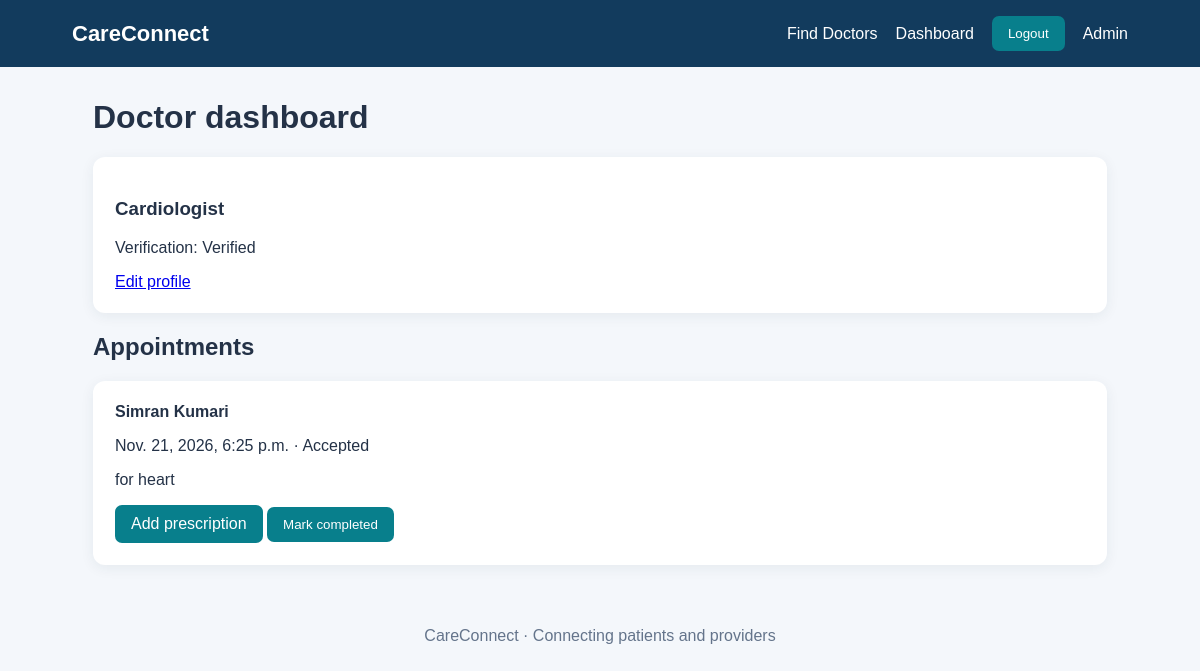
The app's page /dashboard/ (signed in) with its own data.
### clinic/models.py (models this page shows, shortened)
class DoctorProfile(models.Model):
    user = models.OneToOneField(settings.AUTH_USER_MODEL, on_delete=models.CASCADE, related_name="doctor_profile")
    specialization = models.CharField(max_length=100)
    qualification = models.CharField(max_length=150, blank=True)
    experience_years = models.PositiveIntegerField(default=0)
    clinic_name = models.CharField(max_length=150, blank=True)
    address = models.TextField(blank=True)
    consultation_fee = models.DecimalField(max_digits=8, decimal_places=2, default=0)
    bio = models.TextField(blank=True)
    is_verified = models.BooleanField(default=False)
    is_available = models.BooleanField(default=True)

class Appointment(models.Model):
    STATUS_CHOICES = [
        ("pending", "Pending"), ("accepted", "Accepted"),
        ("completed", "Completed"), ("cancelled", "Cancelled"),
    ]
    patient = models.ForeignKey(settings.AUTH_USER_MODEL, on_delete=models.CASCADE, related_name="patient_appointments")
    doctor = models.ForeignKey(DoctorProfile, on_delete=models.CASCADE, related_name="appointments")
    appointment_at = models.DateTimeField()
    reason = models.TextField(blank=True)
    status = models.CharField(max_length=12, choices=STATUS_CHOICES, default="pending")
    created_at = models.DateTimeField(auto_now_add=True)
    class Meta:
        ordering = ["-appointment_at"]

class User(AbstractUser):
    PATIENT = "patient"
    DOCTOR = "doctor"
    ROLE_CHOICES = [(PATIENT, "Patient"), (DOCTOR, "Doctor")]
    role = models.CharField(max_length=10, choices=ROLE_CHOICES, default=PATIENT)
    phone = models.CharField(max_length=20, blank=True)

### clinic/views.py (the view)
# urls.py: path("dashboard/", views.dashboard, name="dashboard"),
@login_required
def dashboard(request):
    if request.user.role == User.DOCTOR:
        profile = getattr(request.user, "doctor_profile", None)
        appointments = Appointment.objects.filter(doctor=profile) if profile else Appointment.objects.none()
        return render(request, "clinic/doctor_dashboard.html", {"profile": profile, "appointments": appointments})
    appointments = Appointment.objects.filter(patient=request.user).select_related("doctor__user")
    records = MedicalRecord.objects.filter(patient=request.user)
    return render(request, "clinic/patient_dashboard.html", {"appointments": appointments, "records": records})

### templates/clinic/doctor_dashboard.html
{% extends "clinic/base.html" %}{% block content %}<h1>Doctor dashboard</h1>{% if not profile %}<p>Complete your doctor profile to get started.</p><a class="btn" href="/doctor/profile/">Create profile</a>{% else %}<div class="card"><h3>{{ profile.specialization }}</h3><p>Verification: {% if profile.is_verified %}Verified{% else %}Pending admin verification{% endif %}</p><a href="/doctor/profile/">Edit profile</a></div>{% endif %}<h2>Appointments</h2>{% for a in appointments %}<div class="card"><b>{{ a.patient.get_full_name|default:a.patient.username }}</b><p>{{ a.appointment_at }} · {{ a.status|title }}</p><p>{{ a.reason }}</p>{% if a.status == "pending" %}<form class="inline" method="post" action="/appointments/{{ a.id }}/accepted/">{% csrf_token %}<button>Accept</button></form>{% endif %}{% if a.status == "accepted" or a.status == "completed" %}
<a class="btn" href="/appointments/{{ a.id }}/prescription/">{% if a.prescription %}Edit prescription{% else %}Add prescription{% endif %}</a>
{% if a.status == "accepted" %}<form class="inline" method="post" action="/appointments/{{ a.id }}/completed/">{% csrf_token %}<button>Mark completed</button></form>{% endif %}
{% endif %}</div>{% empty %}<p>No appointments received.</p>{% endfor %}{% endblock %}

### templates/clinic/base.html (style rules this page uses)
* { box-sizing:border-box }
body { margin:0;font:16px Arial,sans-serif;background:#f4f7fb;color:#243247 }
.panel,.card { background:white;border-radius:12px;padding:22px;margin:14px 0;box-shadow:0 3px 14px #18334b12 }
.btn,button { background:#087f8c;color:white;border:0;padding:10px 16px;border-radius:7px;text-decoration:none;cursor:pointer;display:inline-block }
form.inline { display:inline }

### records on screen
DoctorProfile: specialization "Cardiologist"
Appointment: patient.get_full_name "Simran Kumari", appointment_at "Nov. 21, 2026, 6:25 p.m.", status "Accepted", reason "for heart", shows "Add prescription"
